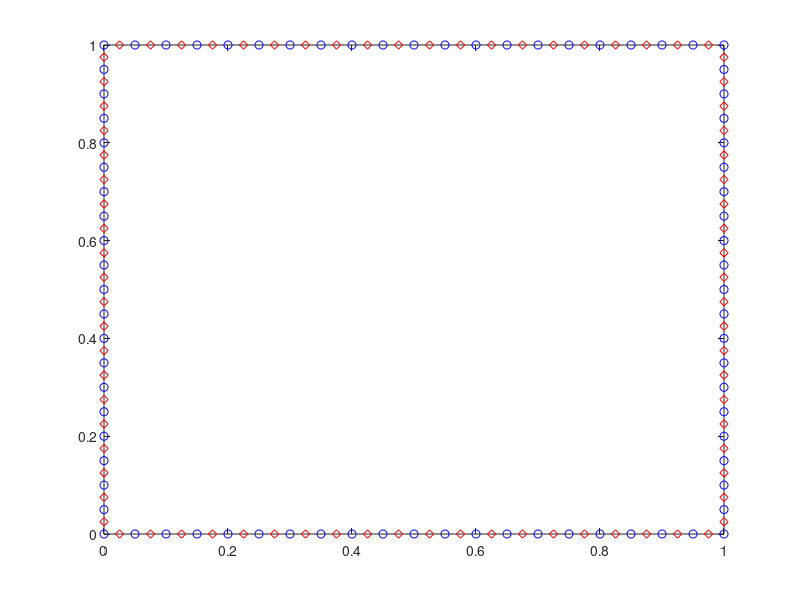

MATLAB code to generate this figure:
% To verify the code functioning I take the simple problem in the domain
% omega = [0,1]^2 in R^2 with homogeneous Dirichlet boundary conditions 

% BEM DISCRETIZATION
% I have to define 
% x,y,N,node,dnorm 

% element endpoints
len = 1;
resolution = 20;
dx = len/resolution;
dy = len/resolution;
endpoints_x = 0:dx:len;
endpoints_y = 0:dy:len;
n = numel(endpoints_x);

y = [[endpoints_x;zeros(1,n)],[ones(1,n-1);endpoints_y(2:end)],[flip(endpoints_x(1:end-1));ones(1,n-1)],[zeros(1,n-2);flip(endpoints_y(2:end-1))]];

% nodes 
nodes_x = dx/2:dx:1-dx/2;
nodes_y = dx/2:dx:1-dx/2;
nodes_n = numel(nodes_x);
x = [[nodes_x;zeros(1,nodes_n)],[ones(1,nodes_n);nodes_y(1:end)],[flip(nodes_x(1:end));ones(1,nodes_n)],[zeros(1,nodes_n);flip(nodes_y(1:end))]];

% number of elements 
N = length(x);

% element connectivity 
node = zeros(2,N);
node(1,:)   = 1:N;
node(2,:)   = node(1,:)+1;
node(2,end) = 1;

% dnorm 
dnorm = zeros(2,N);
dnorm(2,1:N/4)       = -1;
dnorm(1,N/4+1:N/2)   =  1;
dnorm(2,N/2+1:N/4*3) =  1;
dnorm(1,N/4*3+1:N)   = -1;
for i = 1:N
    h1 = y(2,node(2,i)) - y(2,node(1,i));
    h2 = -y(1,node(2,i)) + y(1,node(1,i));
    el = sqrt(h1^2 + h2^2);
    dnorm(1,i) = h1/el;
    dnorm(2,i) = h2/el;
end

% boundary condition (Dirichlet Type == 1)
bc = [ones(1,N);ones(1,N)];

% plot 
figure()
plot(x(1,:),x(2,:),'dr')
hold on 
plot(y(1,:),y(2,:),'ob')
